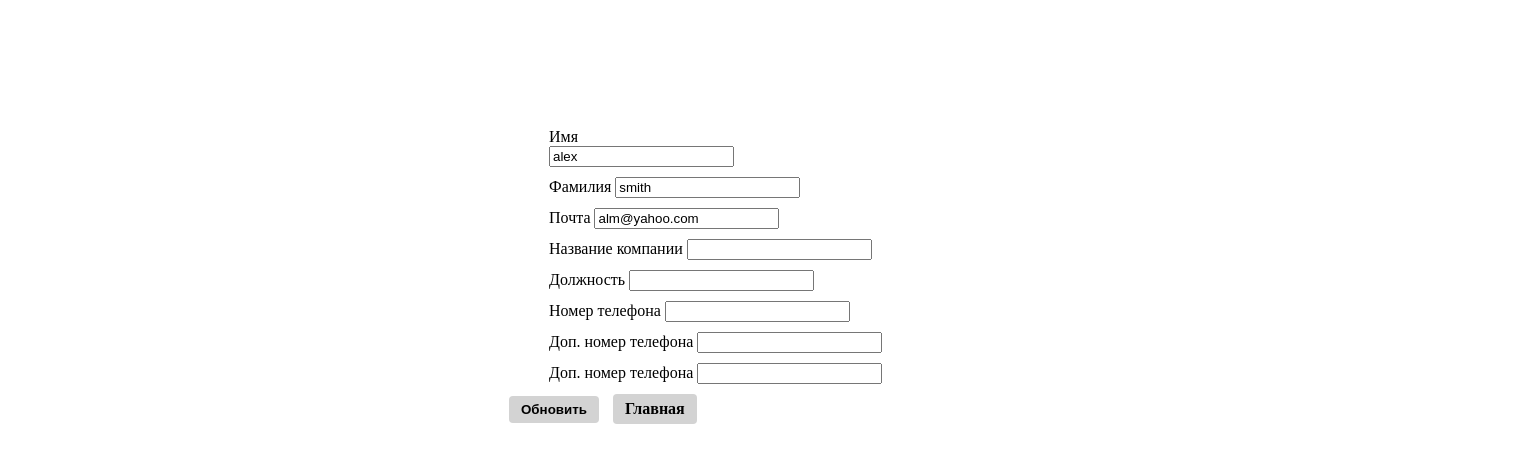
Screenshot of /manage_accounts/edit/?id=3 with the database file from the repository.
### tables this page shows
CREATE TABLE `accounts` (
  `id` int(11) NOT NULL,
  `first_name` varchar(100) NOT NULL,
  `last_name` varchar(100) NOT NULL,
  `email` varchar(255) NOT NULL,
  `company_name` varchar(255) DEFAULT NULL,
  `position` varchar(255) DEFAULT NULL,
  `phone_number_1` varchar(10) DEFAULT NULL,
  `phone_number_2` varchar(10) DEFAULT NULL,
  `phone_number_3` varchar(10) DEFAULT NULL
);

### classes/Account.php (called while the page is built, shortened)
<?php
class Account
{
    private object $connection;
    public function __construct()
    {
        try {
            $this->connection = new PDO('mysql:host=localhost;dbname=user_accounts', 'root', '');
        } catch (Exception $exception) {
            echo ($exception->getMessage());
        }
    }
    public function findAccount(int $id): array
    {
        $stmt = $this->connection->prepare("SELECT * FROM accounts WHERE id = :id");
        $stmt->bindParam('id', $id);
        try {
            $stmt->execute();
        } catch (Exception $exception) {
            print_r($exception->getMessage());
        }
        return $stmt->fetch(PDO::FETCH_ASSOC);
    }
}

### manage_accounts/index.php (the view, shortened to what this page needs)
<?php
require_once $_SERVER['DOCUMENT_ROOT'] . '/classes/Account.php';
$account = new Account();
$edit = false;
if (isset($_GET['id'])) {
    $accountToUpdate = $account->findAccount($_GET['id']);
    $edit = true;
}
?>
<!DOCTYPE html>
<html lang="ru">
<head>
    <link rel="stylesheet" href="/css/style.css" type="text/css">
</head>
<body>
<main class="page-accounts">
    <form method="post" action="index.php" class="form">
        <div class="div">
            <label class="label">
                Имя
                <input type="text" name="first_name" required class="input" <?php if ($edit) echo 'value=' . $accountToUpdate['first_name'] ?>>
            </label>
        </div>
        <div class="div">
            <label class="">
                Фамилия
                <input type="text" name="last_name" required <?php if ($edit) echo 'value=' . $accountToUpdate['last_name'] ?>>
            </label>
        </div>
        <div class="div">
            <label class="">
                Почта
                <input type="email" name="email" required <?php if ($edit) echo 'value=' . $accountToUpdate['email'] ?>>
            </label>
        </div>
        <div class="div">
            <label class="">
                Название компании
                <input type="text" name="company_name" <?php if ($edit) echo 'value=' . $accountToUpdate['company_name'] ?>>
            </label>
        </div>
        <div class="div">
            <label class="">
                Должность
                <input type="text" name="position" <?php if ($edit) echo 'value=' . $accountToUpdate['position'] ?>>
            </label>
        </div>
        <div class="div">
            <label class="">
                Номер телефона
                <input type="tel" name="phone_number_1" pattern="[0-9]{10}" <?php if ($edit) echo 'value=' . $accountToUpdate['phone_number_1'] ?>>
            </label>
        </div>
        <div class="div">
            <label class="">
                Доп. номер телефона
                <input type="tel" name="phone_number_2" pattern="[0-9]{10}" <?php if ($edit) echo 'value=' . $accountToUpdate['phone_number_2'] ?>>
            </label>
        </div>
        <div class="div">
            <label class="">
                Доп. номер телефона
                <input type="tel" name="phone_number_3" pattern="[0-9]{10}" <?php if ($edit) echo 'value=' . $accountToUpdate['phone_number_3'] ?>>
            </label>
        </div>
        <button class="button" type="submit"
            <?php if ($edit): ?> name="update" value="<?=htmlspecialchars($accountToUpdate['id'])?>"> Обновить
            <?php else: ?> name="add" value="add"> Добавить
            <?php endif;?>
        </button>
        <a class="button" href="/">Главная</a>
    </form>
</main>
</body>
</html>

### css/style.css (style rules this page uses)
.page-accounts { flex-grow: 1; margin: 0 auto; padding-top: 55px; padding-bottom: 110px; width: 1500px; }
.button { display: inline-block; padding: 6px 12px; font-weight: bold; text-decoration: none; background-color: lightgrey; color: black; border-radius: 4px; border: none; cursor: pointer; margin-right: 10px; margin-bottom: 20px; }
.div { margin: 10px 10px; padding: 0 30px; }
.form { margin: 0 auto; padding-top: 55px; padding-bottom: 110px; width: 500px; }
.label { margin-right: 10px; display: inline-block; width: 100px; }

### rows the page displays
accounts: first_name "alex", last_name "smith", email "alm@yahoo.com"
